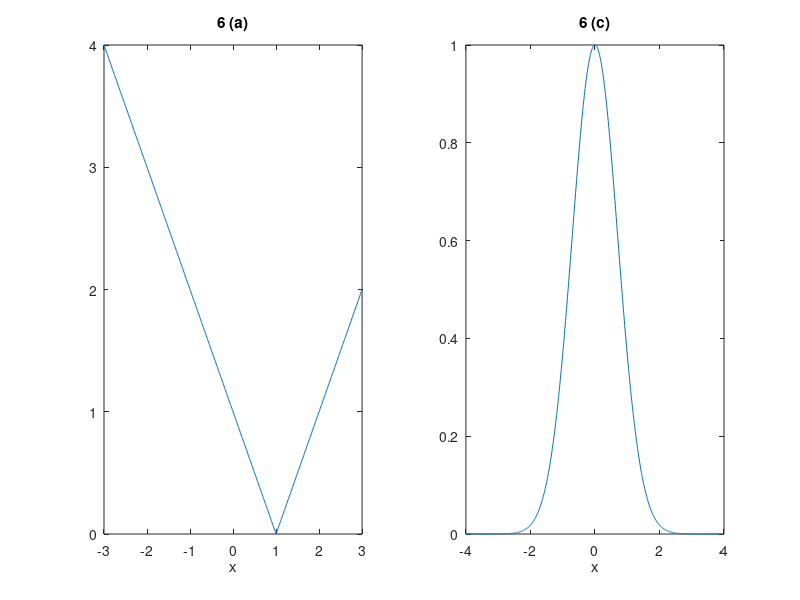

This figure's MATLAB source:
% TWOPLOTS  Exercise 6 (a), (c) in Chapter 2 of Greenbaum & Chartier.

subplot(1,2,1)
x = -3:.01:3;
plot(x,abs(x-1))
title('6 (a)')
xlabel x

subplot(1,2,2)
x = -4:.01:4;
plot(x,exp(-x.^2))
title('6 (c)')
xlabel x
